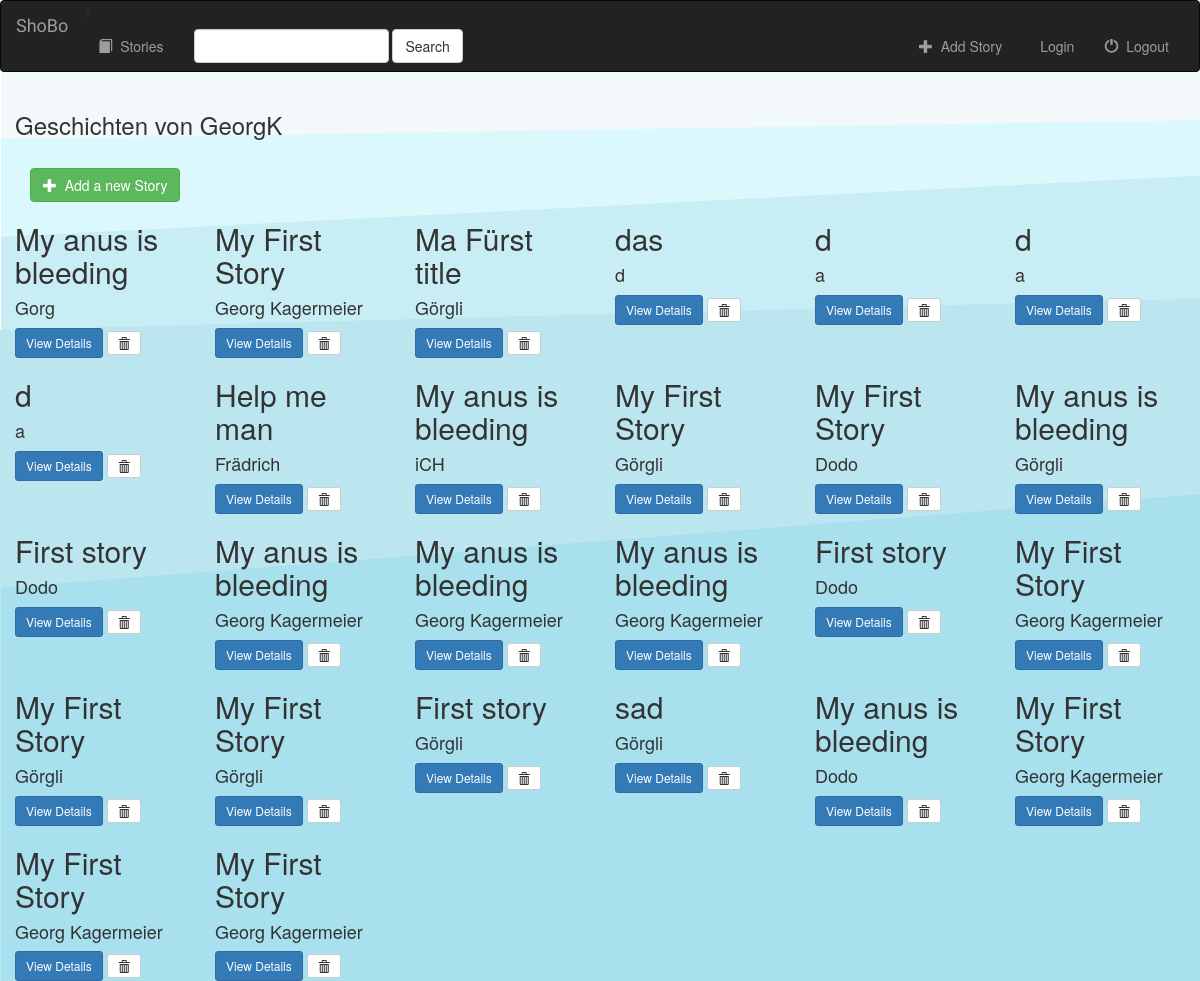
The app's page /ShoBo/story (signed in), older data.
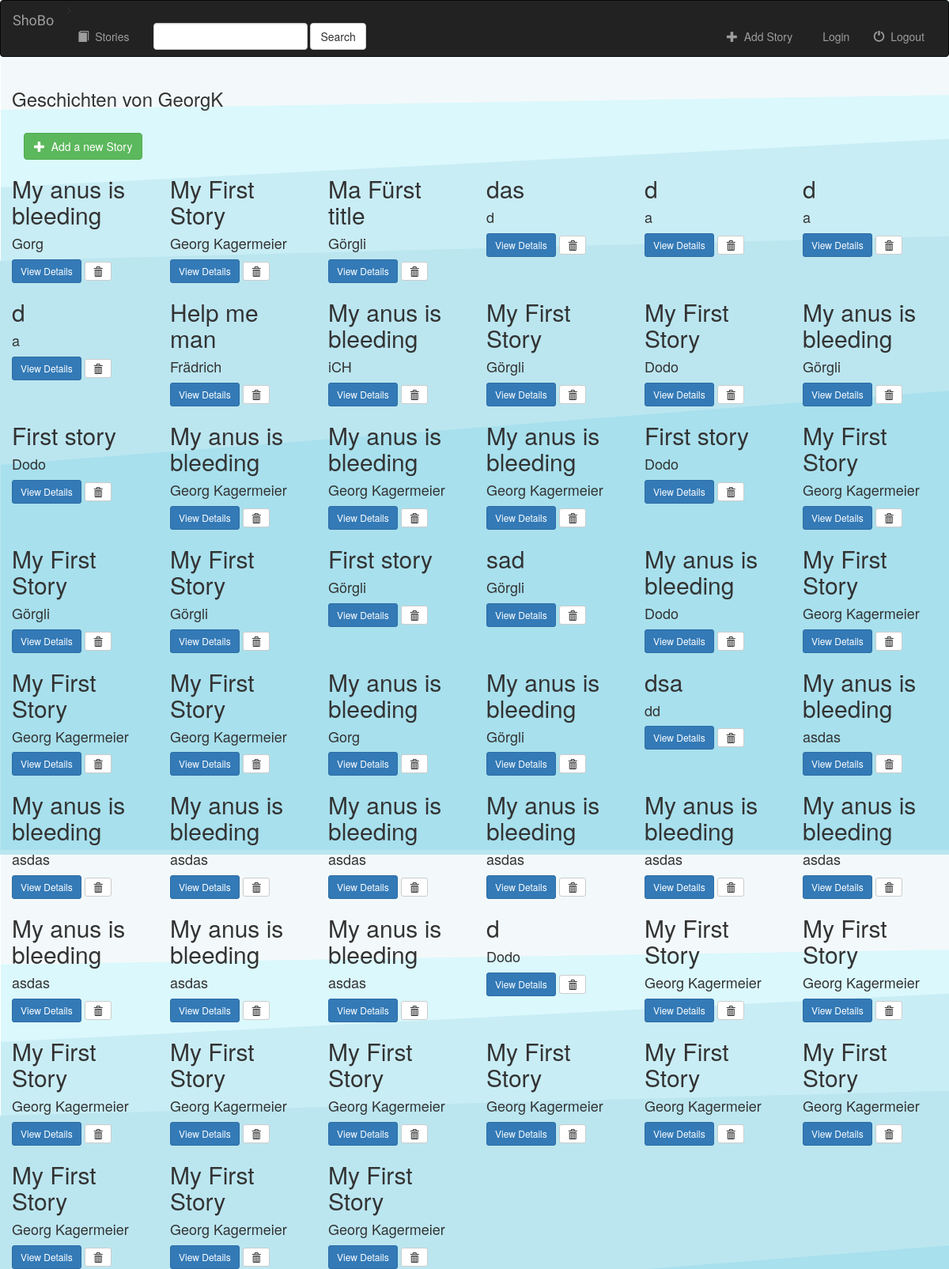
The same page, newer data.
### story/models.py (models this page shows, shortened)
class Story(models.Model):
    user = models.ForeignKey(User, default=1, on_delete=models.CASCADE,)
    artist = models.CharField(max_length=250)
    title = models.CharField(max_length=500)
    genre = models.CharField(max_length=100)
    text = models.TextField(max_length=10000)
    is_favorite = models.BooleanField(default=False)

### story/views.py (the view)
# urls.py: path('story', views.index, name='index'),
def index(request):
    if not request.user.is_authenticated:
        return render(request, 'registration/login.html')
    else:
        stories = Story.objects.filter(user=request.user)
        story_results = Story.objects.all()
        query = request.GET.get("q")
        if query:
                return render(request, 'story/index.html', {
                    'stories': story_results,
                })
        else:
            return render(request, 'story/index.html', {'stories': stories})

### story/templates/story/index.html (shortened to what this page needs)
{% extends 'story/base.html' %}
{% block body %}
<div class="storys-container container-fluid">
    <div class="row">
        <div class="col-sm-12">
            <h3>Geschichten von {{ user.username }} </h3>
             <div class="col-sm-12">
                <br>
                <a href="{% url 'story:create_story' %}">
                    <button type="button" class="btn btn-success">
                        <span class="glyphicon glyphicon-plus"></span>&nbsp; Add a new Story
                    </button>
                </a>
            </div>
        </div>
            {% for story in stories %}
                <div class="col-sm-4 col-lg-2">
                    <div class="caption">
                            <h2>{{ story.title }}</h2>
                            <h4>{{ story.artist }}</h4>
                            <a href="{% url 'story:detail' story.id %}" class="btn btn-primary btn-sm" role="button">View Details</a>
                            <form action="{% url 'story:delete_story' story.id %}" method="post" style="display: inline;">{% csrf_token %}
                                <button type="submit" class="btn btn-default btn-sm">
                                    <span class="glyphicon glyphicon-trash"></span>
                                </button>
                            </form>
                    </div>
                </div>
                {% cycle '' '' '' '' '' '<div class="clearfix visible-lg"></div>' %}
            {% endfor %}
    </div>
</div>
{% endblock %}

Row changes from the older to the newer data that the page shows:
added Story: title "My anus is bleeding", artist "Gorg"
added Story: title "My anus is bleeding", artist "Görgli"
added Story: title "dsa", artist "dd"
added Story: title "My anus is bleeding", artist "asdas"
added Story: title "My anus is bleeding", artist "asdas"
added Story: title "My anus is bleeding", artist "asdas"
added Story: title "My anus is bleeding", artist "asdas"
added Story: title "My anus is bleeding", artist "asdas"
added Story: title "My anus is bleeding", artist "asdas"
added Story: title "My anus is bleeding", artist "asdas"
added Story: title "My anus is bleeding", artist "asdas"
added Story: title "My anus is bleeding", artist "asdas"
added Story: title "My anus is bleeding", artist "asdas"
added Story: title "d", artist "Dodo"
added Story: title "My First Story", artist "Georg Kagermeier"
added Story: title "My First Story", artist "Georg Kagermeier"
added Story: title "My First Story", artist "Georg Kagermeier"
added Story: title "My First Story", artist "Georg Kagermeier"
added Story: title "My First Story", artist "Georg Kagermeier"
added Story: title "My First Story", artist "Georg Kagermeier"
added Story: title "My First Story", artist "Georg Kagermeier"
added Story: title "My First Story", artist "Georg Kagermeier"
added Story: title "My First Story", artist "Georg Kagermeier"
added Story: title "My First Story", artist "Georg Kagermeier"
added Story: title "My First Story", artist "Georg Kagermeier"
